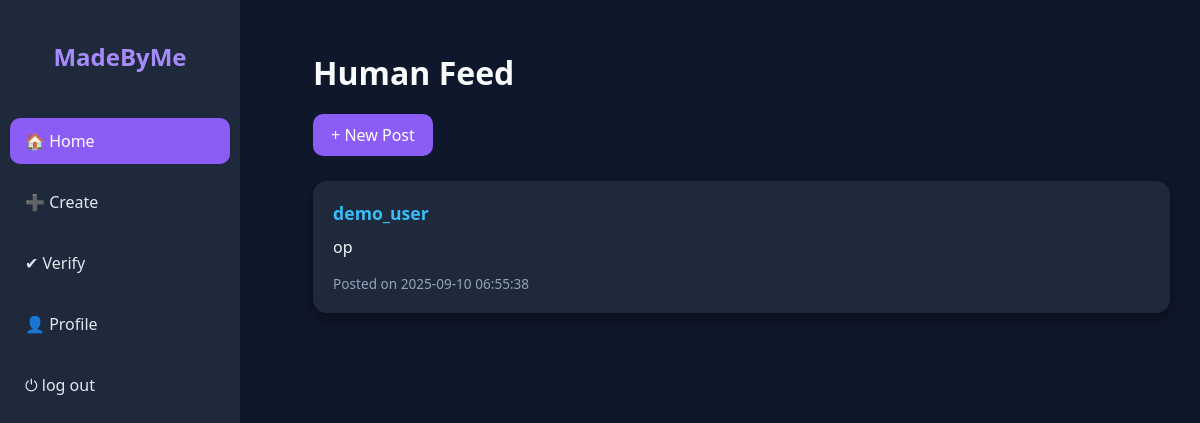
/test/index.php (signed in), run on an earlier commit of the app's database.
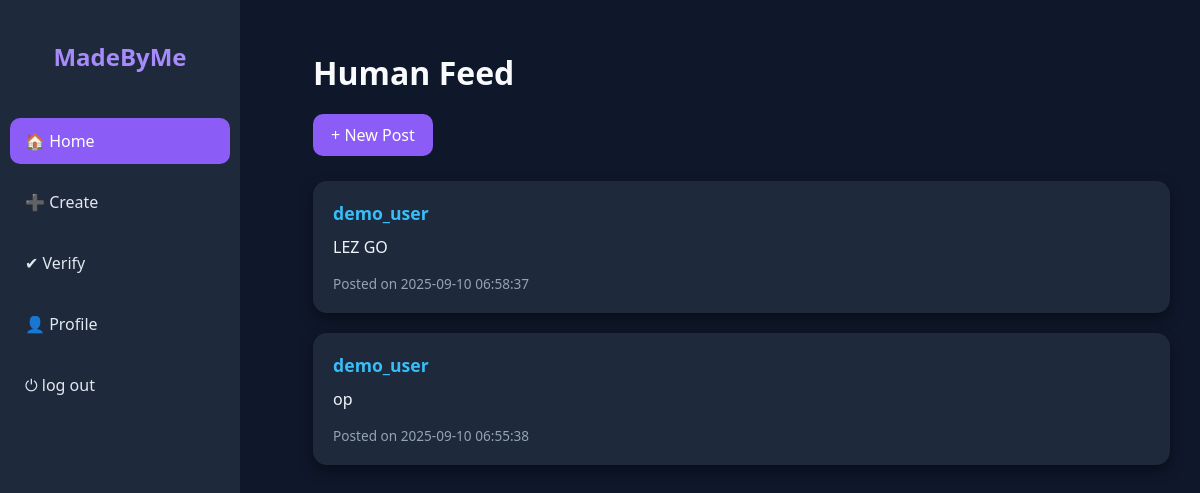
And on a later commit of the database.
### tables this page shows
CREATE TABLE `posts` (
  `id` int NOT NULL,
  `user_id` int DEFAULT NULL,
  `content` text NOT NULL,
  `media_url` varchar(255) NOT NULL,
  `created_at` timestamp NOT NULL DEFAULT CURRENT_TIMESTAMP
);

CREATE TABLE `users` (
  `id` int NOT NULL,
  `email` varchar(50) NOT NULL,
  `password` varchar(255) NOT NULL,
  `username` varchar(50) NOT NULL
);

### test/index.php (the view, shortened to what this page needs)
<?php
require_once 'includes/database.php';
$query = "SELECT posts.id, posts.content, posts.media_url, posts.created_at, users.username
          FROM posts
          JOIN users ON posts.user_id = users.id
          ORDER BY posts.created_at DESC";
$result = mysqli_query($db, $query);
?>
<!DOCTYPE html>
<html lang="en">
<head>
    <link rel="stylesheet" href="CSS/home.css">
</head>
<body>
<div class="sidebar">
    <h2>MadeByMe</h2>
    <a href="index.php" class="active">🏠 Home</a>
    <a href="create.php">➕ Create</a>
    <a href="#">✔ Verify</a>
    <a href="#">👤 Profile</a>
    <a href="logout.php">⏻ log out</a>
</div>
<div class="container">
    <h1>Human Feed</h1>
    <a class="button" href="create.php">+ New Post</a>
    <div class="feed">
        <?php while ($row = mysqli_fetch_assoc($result)) { ?>
            <div class="post">
                <h3><?php echo $row['username']; ?></h3>
                <p><?php echo nl2br($row['content']); ?></p>
                <small>Posted on <?php echo $row['created_at']; ?></small>
            </div>
        <?php } ?>
    </div>
</div>
</body>
</html>

### test/CSS/home.css (style rules this page uses)
body { margin: 0; font-family: 'Segoe UI', Arial, sans-serif; background-color: #0f172a; color: #f1f5f9; display: flex; }
.sidebar { width: 220px; background-color: #1e293b; height: 100vh; padding: 20px 10px; display: flex; flex-direction: column; gap: 15px; position: fixed; }
.sidebar h2 { color: #a78bfa; text-align: center; margin-bottom: 30px; }
.sidebar a { display: flex; align-items: center; gap: 10px; color: #e2e8f0; text-decoration: none; padding: 12px 15px; border-radius: 10px; transition: background 0.2s; }
.sidebar a:hover, .sidebar a.active { background-color: #8b5cf6; color: #fff; }
.container { margin-left: 240px; flex: 1; padding: 30px; }
h1 { color: #f8fafc; font-size: 2rem; margin-bottom: 20px; }
.button { display: inline-block; background-color: #8b5cf6; color: white; padding: 10px 18px; border-radius: 10px; text-decoration: none; font-weight: 500; transition: background-color 0.2s; }
.feed { display: flex; flex-direction: column; gap: 20px; margin-top: 25px; }
.post { background-color: #1e293b; padding: 20px; border-radius: 14px; box-shadow: 0 6px 14px rgba(0,0,0,0.4); }
.post h3 { margin: 0 0 10px; font-size: 1.1rem; color: #38bdf8; }
.post p { margin: 0 0 15px; line-height: 1.5; color: #f1f5f9; }
.post small { display: block; margin-top: 12px; font-size: 0.85rem; color: #94a3b8; }

What changed in the data, as far as the page shows it:
added posts: user.username "demo_user", content "LEZ GO", created_at "2025-09-10 06:58:37"
